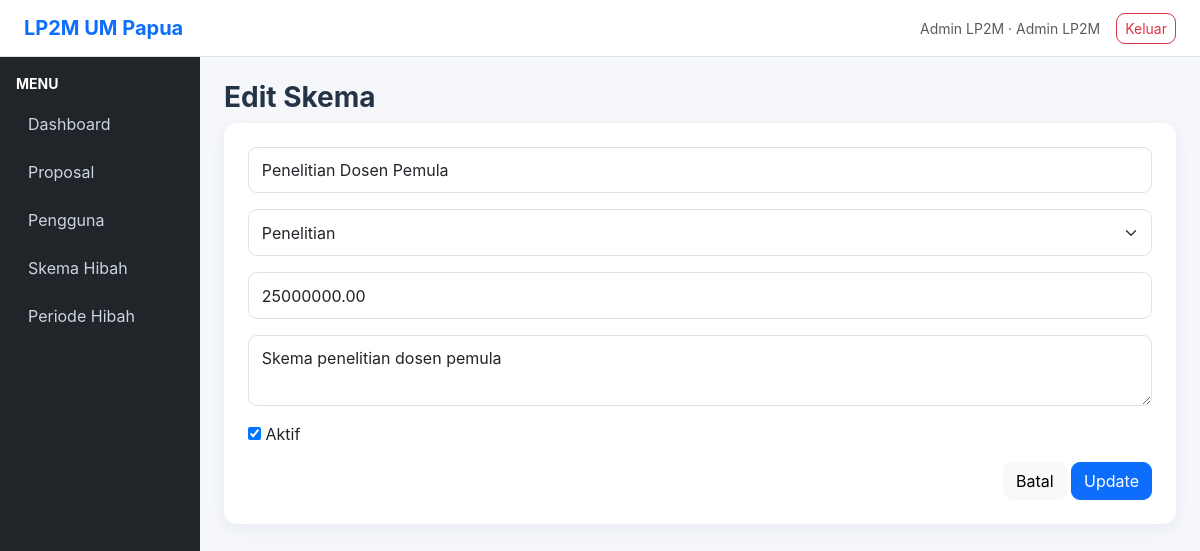
The app's page /schemes/edit.php?id=2 (signed in) with its own data.
### tables this page shows
CREATE TABLE schemes(id INT UNSIGNED AUTO_INCREMENT PRIMARY KEY,name VARCHAR(150) NOT NULL,type ENUM("Penelitian","Pengabdian") NOT NULL,max_fund DECIMAL(15,2) DEFAULT 0,description TEXT,is_active TINYINT(1) DEFAULT 1,created_at TIMESTAMP DEFAULT CURRENT_TIMESTAMP);

### config/app.php (called while the page is built, shortened)
<?php
function e(?string $v): string { return htmlspecialchars((string)$v, ENT_QUOTES, 'UTF-8'); }

### schemes/edit.php (the view)
<?php require_once __DIR__."/../config/app.php";require_role("Admin LP2M");$id=(int)($_GET["id"]??0);$st=$pdo->prepare("SELECT * FROM schemes WHERE id=?");$st->execute([$id]);$d=$st->fetch();if(!$d)exit("Data tidak ditemukan.");if($_SERVER["REQUEST_METHOD"]==="POST"){require_post_csrf();$d["name"]=post_string("name");$d["type"]=post_string("type");$d["max_fund"]=post_string("max_fund");$d["description"]=post_string("description");$d["is_active"]=isset($_POST["is_active"])?1:0;$pdo->prepare("UPDATE schemes SET name=?,type=?,max_fund=?,description=?,is_active=? WHERE id=?")->execute([$d["name"],$d["type"],$d["max_fund"],$d["description"],$d["is_active"],$id]);flash("success","Skema diperbarui.");redirect("index.php");}$pageTitle="Edit Skema";require __DIR__."/../partials/header.php";?><h3 class="fw-bold">Edit Skema</h3><form method="post" class="card p-4"><input type="hidden" name="csrf_token" value="<?=e(csrf_token())?>"><input class="form-control mb-3" name="name" value="<?=e($d["name"])?>" required><select class="form-select mb-3" name="type"><option <?= $d["type"]==="Penelitian"?"selected":""?>>Penelitian</option><option <?= $d["type"]==="Pengabdian"?"selected":""?>>Pengabdian</option></select><input class="form-control mb-3" type="number" name="max_fund" value="<?=e($d["max_fund"])?>"><textarea class="form-control mb-3" name="description"><?=e($d["description"])?></textarea><label><input type="checkbox" name="is_active" <?=$d["is_active"]?"checked":""?>> Aktif</label><div class="text-end mt-3"><a href="index.php" class="btn btn-light">Batal</a> <button class="btn btn-primary">Update</button></div></form><?php require __DIR__."/../partials/footer.php";?>

### assets/css/style.css (style rules this page uses)
:root { --primary:#0d47a1; --primary2:#1565c0; --sidebar:#102a56; --bg:#f5f7fb; --text:#243447; --login-blue:#111b70; --login-blue-2:#1d2b8f; --gold:#f5c542; }
* { box-sizing:border-box }
body { margin:0; background:var(--bg); color:var(--text); font-family:Inter,system-ui,-apple-system,"Segoe UI",sans-serif; }
a { text-decoration:none }
.card { border:0; box-shadow:0 5px 18px rgba(30,55,90,.06); border-radius:14px; }
.form-control,.form-select { border-color:#dce3ed; border-radius:9px; padding:.65rem .8rem; }
.btn { border-radius:9px }

### records on screen
schemes: name "Penelitian Dosen Pemula", type "Penelitian", max_fund "25000000.00", description "Skema penelitian dosen pemula", is_active "☑"

### other values on screen
$user["name"] "Admin LP2M"
$user["role"] "Admin LP2M"
